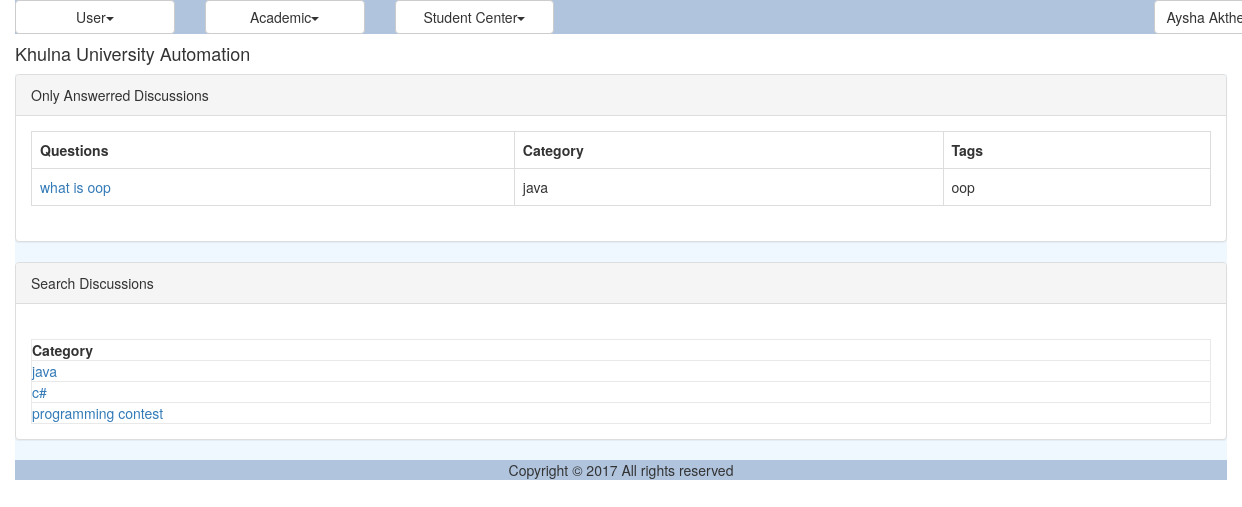
The page /discussion_answered.php (signed in) on the database its author committed.
### tables this page shows
CREATE TABLE `dms_discussion` (
  `ID` varchar(40) NOT NULL,
  `Title` varchar(150) NOT NULL,
  `CategoryID` varchar(40) NOT NULL,
  `Description` varchar(300) NOT NULL,
  `Tag` varchar(200) NOT NULL,
  `CreationDate` datetime NOT NULL,
  `CreatorID` varchar(40) NOT NULL
);

CREATE TABLE `dms_discussion_category` (
  `ID` varchar(40) NOT NULL,
  `Name` varchar(40) NOT NULL
);

### util/class.util.inc (called while the page is built, shortened)
<?php
class ConfigUtil implements I_DBConfig, I_LogConfig, I_LanguageConfig{
	public static $s_instance;
	private $_host;
	private $_username;
	private $_password;
	private $_database;
	public static function getInstance() {
		if(!self::$s_instance) {
			self::$s_instance = new self();
		}
		return self::$s_instance;
	}
	private function readConfig(){
		$this->_ini_array = parse_ini_file(CONFIG.'system.ini');
		$this->_host =	$this->_ini_array['db_host'];
		$this->_username = $this->_ini_array['db_username'];
		$this->_password = $this->_ini_array['db_password'];
		$this->_database = $this->_ini_array['db_database'];
	}
	public function getDBHost(){
		return $this->_host;
	}
	public function getDBUserName(){
		return $this->_username;
	}
	public function getDBPassword(){
		return $this->_password;
	}
	public function getDBName(){
		return $this->_database;
	}
}
class DBUtil implements I_DBUtil {
	private static $s_instance;
	private $_host;
	private $_username;
	private $_password;
	private $_database;
	protected $_connection;
	protected $_result;
	public static function getInstance() {
		if(!self::$s_instance) {
			self::$s_instance = new self();
		}
		return self::$s_instance;
	}
	private function readDBConfig(){
		$_config = ConfigUtil::getInstance();
		$this->_host = $_config->getDBHost();
		$this->_username = $_config->getDBUserName();
		$this->_password = $_config->getDBPassword();
		$this->_database = $_config->getDBName();
	}
	private function setConnection(){
		$this->_connection = new mysqli($this->_host, $this->_username,
			$this->_password, $this->_database);
	}
	public function doQuery($sql) {
		$this->_result = $this->_connection->query($sql) or die(mysqli_error($this->_connection));
		return $this->_result;
	}
	public function getNumRows() {
		$this->_numRows = mysqli_num_rows($this->_result);
		return $this->_numRows;
	}
	public function getAllRows() {
		$rows = array();
		for($x = 0; $x < $this->getNumRows(); $x++) {
			$rows[] = mysqli_fetch_assoc($this->_result);
		}
		return $rows;
	}
	public function getTopRow() {
		return $this->_result->fetch_array();
	}
}
class LogUtil{
	private static $s_instance;
	public static function getInstance(){
		if(!self::$s_instance) {
			self::$s_instance = new self();
		}
		return self::$s_instance;
	}
}
class LangUtil{
	private static $s_instance;
	public static function getInstance() {
		if(!self::$s_instance) {
			self::$s_instance = new self();
		}
		return self::$s_instance;
	}
}
?>

### modules/forum/ui/blade/view.answered.blade.inc (called while the page is built, shortened)
<?php
include_once UTILITY.'class.util.inc';
include_once MODULES_FORUM.'bao/class.answeredbao.inc';
$_AnsweredBAO = new AnsweredBAO();
?>

### modules/forum/bao/class.answeredbao.inc (called while the page is built, shortened)
<?php
include_once UTILITY.'class.util.inc';
include_once MODULES_FORUM.'dao/class.answereddao.inc';
Class AnsweredBAO{
	private $_AnsweredDAO;
	public function __construct(){
		$this->_AnsweredDAO = new AnsweredDAO();
	}
	public function getAllDiscussions(){
		$Result = $this->_AnsweredDAO->getAllDiscussions();
		return $Result;
	}
	public function getAllDiscussionCategorys(){
		$Result = $this->_AnsweredDAO->getAllDiscussionCategorys();
		return $Result;
	}
	public function getNameFromCatagoryID($Discussion){
		$Result = $this->_AnsweredDAO->getNameFromCatagoryID($Discussion);
		return $Result;
	}
}
?>

### modules/forum/dao/class.answereddao.inc (called while the page is built, shortened)
<?php
include_once COMMON.'class.common.inc';
include_once COMMON.'class.common.forum.inc';
include_once UTILITY.'class.util.inc';
Class AnsweredDAO{
	private $_DB;
	public function __construct(){
		$this->_DB = DBUtil::getInstance();
	}
	public function getAllDiscussions(){
		$DiscussionList = array();
		$this->_DB->doQuery("SELECT * FROM dms_discussion WHERE ID IN (SELECT DiscussionID FROM dms_discussion_comment)");
		$rows = $this->_DB->getAllRows();
		for($i = 0; $i < sizeof($rows); $i++) {
			$row = $rows[$i];
			$this->_Discussion = new Discussion();
		    $this->_Discussion->setID ( $row['ID']);
		    $this->_Discussion->setName( $row['Title'] );
		    $this->_Discussion->setCategory( $row['CategoryID'] );
		    $this->_Discussion->setDescription( $row['Description'] );
		    $this->_Discussion->setTag( $row['Tag'] );
		    $this->_Discussion->setCreationDate( $row['CreationDate'] );
		    $this->_Discussion->setCreator( $row['CreatorID'] );
		    $DiscussionList[]=$this->_Discussion;
		}
		$Result = new Result();
		$Result->setIsSuccess(1);
		$Result->setResultObject($DiscussionList);
		return $Result;
	}
	public function getAllDiscussionCategorys(){
		$DiscussionCategoryList = array();
		$this->_DB->doQuery("SELECT * FROM dms_discussion_category");
		$rows = $this->_DB->getAllRows();
		for($i = 0; $i < sizeof($rows); $i++) {
			$row = $rows[$i];
			$this->_DiscussionCategory = new DiscussionCategory();
		    $this->_DiscussionCategory->setID ( $row['ID']);
		    $this->_DiscussionCategory->setName( $row['Name'] );
		    $DiscussionCategoryList[]=$this->_DiscussionCategory;
		}
		$Result = new Result();
		$Result->setIsSuccess(1);
		$Result->setResultObject($DiscussionCategoryList);
		return $Result;
	}
	public function getNameFromCatagoryID($CatagoryID){
		$SQL = "SELECT * FROM dms_discussion_category
				WHERE ID='".$CatagoryID."'";
		$SQL = $this->_DB->doQuery($SQL);
		$row = $this->_DB->getTopRow();
		$this->_DiscussionCategory = new DiscussionCategory();
		$this->_DiscussionCategory->setID ( $row['ID']);
		$this->_DiscussionCategory->setName( $row['Name'] );
	 	$Result = new Result();
		$Result->setIsSuccess(1);
		$Result->setResultObject($this->_DiscussionCategory);
		return $Result;
	}
}
?>

### common/class.common.inc (called while the page is built, shortened)
<?php
class Result{
    private $_IsSuccess=0;
    private $_ResultObject;
    public function setIsSuccess($IsSuccess){
        $this->_IsSuccess = $IsSuccess;
    }
    public function getIsSuccess(){
        return $this->_IsSuccess;
    }
    public function setResultObject($ResultObject){
        $this->_ResultObject = $ResultObject;
    }
    public function getResultObject(){
        return $this->_ResultObject;
    }
}
?>

### common/class.common.forum.inc (called while the page is built, shortened)
<?php
class DiscussionCategory{
    private $_ID;
    private $_name;
    public function setID ( $ID ) {
        $this->_ID = $ID;
    }
    public function getID () {
        return $this->_ID;
    }
    public function setName ($Name){
        $this->_name = $Name;
    }
    public function getName(){
        return $this->_name;
    }
}
class Discussion{
    private $_ID;
    private $_Name;
    private $_Category;
    private $_Tag;
    public function setID ( $ID ) {
        $this->_ID = $ID;
    }
    public function getID () {
        return $this->_ID;
    }
    public function setName ( $Name ) {
        $this->_Name = $Name;
    }
    public function getName () {
        return $this->_Name;
    }
    public function setCategory ( $Category ) {
        $this->_Category = $Category;
    }
    public function getCategory () {
        return $this->_Category;
    }
    public function setTag( $Tag ) {
        $this->_Tag = $Tag;
    }
    public function getTag() {
        return $this->_Tag;
    }
}
?>

### modules/forum/ui/view.answered.inc (the view)
<?php
include_once 'blade/view.answered.blade.inc';
include_once COMMON.'class.common.inc';
include_once COMMON.'class.common.forum.inc';
?>
<div class="panel panel-default">
    <div class="panel-heading">Only Answerred Discussions</div>
    <div class="panel-body">
	<table class="table table-bordered">
	<?php
	$Result = $_AnsweredBAO->getAllDiscussions();
	if($Result->getIsSuccess()){
		$DiscussionList = $Result->getResultObject();
	?>
		<tr>
			<th>Questions</th>
			<th>Category</th>
			<th>Tags</th>
		</tr>
		<?php
		for($i = 0; $i < sizeof($DiscussionList); $i++) {
			$Discussion = $DiscussionList[$i];
			?>
		    <tr>
		    <td><a href="discussion_comment.php?view=<?php echo $Discussion->getID(); ?>" onclick="return ; " >
		    <?php echo $Discussion->getName(); ?></a></td>
			    <td><?php $id = $Discussion->getCategory();
			    	$Result2 = $_AnsweredBAO->getNameFromCatagoryID($id);
			    	if ($Result2->getIsSuccess()) {
			    		$DiscussionCategory = $Result2->getResultObject();
			    		echo $DiscussionCategory->getName();
			    	}
			    	 ?></td>
			    <td><?php echo $Discussion->getTag(); ?></td>
		    </tr>
	    <?php
		}
	}
	else{
		echo $Result->getResultObject();
	}
	?>
	</table>
</div>
</div>
<div class="panel panel-default">
    <div class="panel-heading">Search Discussions</div>
    <div class="panel-body">
		<table class="table table-bordered">
		<table width="100%" border="1" cellpadding="15" bgcolor=" #d9b3ff">
			<tr><th>Category</th></tr>
			<tr><?php
				$Result = $_AnsweredBAO->getAllDiscussionCategorys();
				if($Result->getIsSuccess())
				{
					$DiscussionCategorys = $Result->getResultObject();
			        for ($i=0; $i < sizeof($DiscussionCategorys); $i++)
					{
						$DiscussionCategory = $DiscussionCategorys[$i];?>
						<tr><td><a href="search_discussion.php?Category=<?php echo $DiscussionCategory->getID(); ?>" onclick="return; "> <?php echo $DiscussionCategory->getName() ?> </a></td></tr>
					<?php
					}
				}
				?>
			</tr>
		</table>
	</div>
</div>

### resources/css/style.css (style rules this page uses)
table,td { border:solid #e9e9e9 1px; }

### rows shown on the page
dms_discussion: Title "what is oop", dms_discussion_category.Name "java", Tag "oop"
dms_discussion_category: Name "java"
dms_discussion_category: Name "c#"
dms_discussion_category: Name "programming contest"

### other values the page prints
$globalMenu[$i]->getTitle() "User Academic Student Center"
$CurrentUser->getFullName() "Aysha…"
